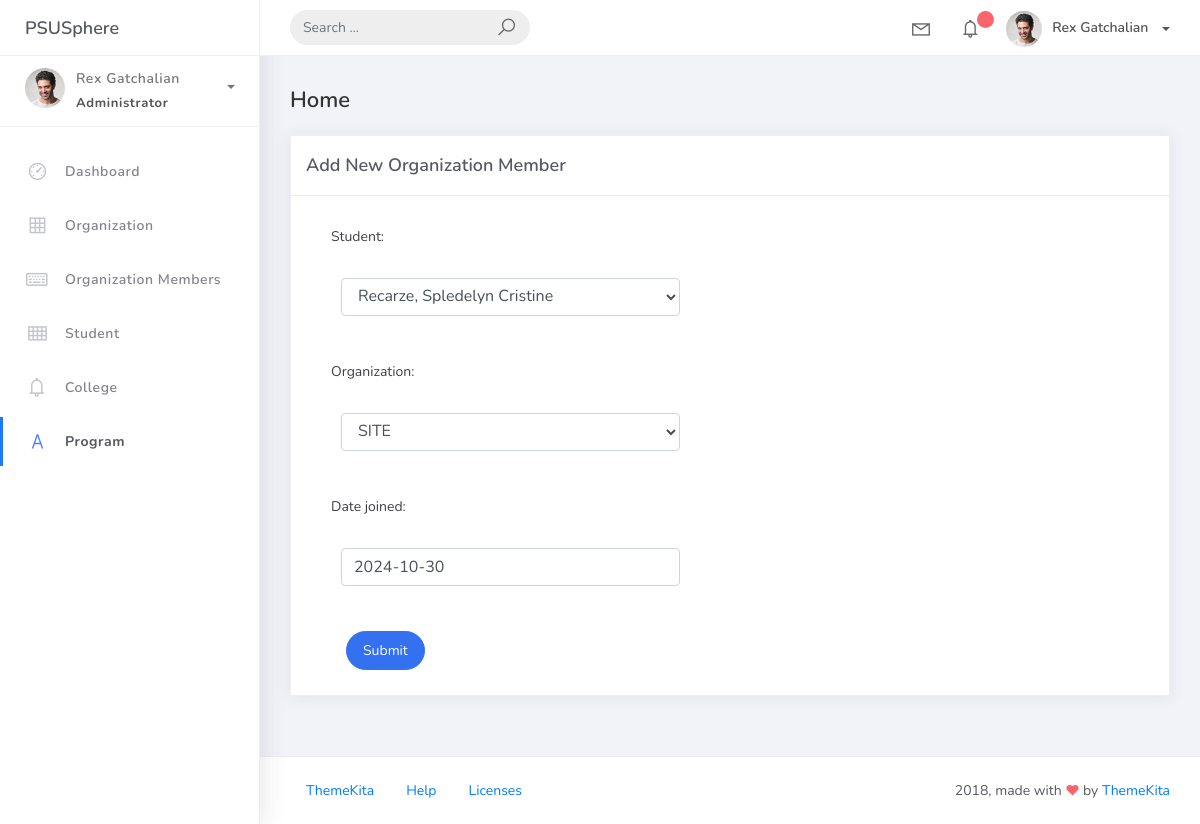
The app's page /orgmem/1/edit with its own data.
### psusphere/models.py (models this page shows, shortened)
class BaseModel(models.Model):
    created_at = models.DateTimeField(auto_now_add=True, db_index=True)
    updated_at = models.DateTimeField(auto_now=True)
    class Meta:
        abstract = True

class OrgMember(BaseModel):
    student = models.ForeignKey(Student, on_delete=models.CASCADE)
    organization = models.ForeignKey(Organization, on_delete=models.CASCADE)
    date_joined = models.DateField()

### psusphere/views.py (the view, shortened to what this page needs)
# urls.py: path('orgmem/<pk>/edit', OrgMemberUpdateView.as_view(), name='orgmem_edit'),
class OrgMemberUpdateView(UpdateView):
    model = OrgMember
    fields = "__all__"
    context_object_name = "org_mem"
    template_name = "orgmember/orgmem_form.html"
    success_url = reverse_lazy('org_mem')

### psusphere/models.py (called while the page is built)
    def __str__(self):
        return self.name

    def __str__(self):
        return f"{self.lastname}, {self.firstname}"

### projectsite/templates/orgmember/orgmem_form.html (shortened to what this page needs)
{% extends 'base.html' %}
{% load static %}
{% block content %}
<div class="content">
    <div class="container-fluid">
        <h4 class="page-title">Home</h4>
        <div class="row">
            <div class="col-md-12">
                <div class="card">
                    <div class="card-header">
                        <div class="card-title">Add New Organization Member</div>
                    </div>
                    <div class="col-md-6">
                        <div class="card-body">
                            <form action="" method="post" novalidate>
                                {% include 'includes/form.html' %}
                                <div class="form-group">
                                    <div class="col-md-12 col-sm-3">
                                        <button type="submit" class="btn btn-primary btn-rounded">Submit</button>
                                    </div>
                                </div>
                            </form>
                        </div>
                    </div>
                </div>
            </div>
        </div>
    </div>
</div>
{% endblock %}

### projectsite/templates/includes/form.html (shortened to what this page needs)
{% load widget_tweaks %}
{% for field in form %}
<div class="field item form-group">
        <label>{{ field.label_tag }}</label>
    <div class="form-group">
        {% render_field field class="form-control" %}
    </div>
</div>
{% endfor %}

### records on screen
OrgMember: student "Recarze, Spledelyn Cristine" "SITE" "2024-10-30"

### other values on screen
{{ field.label_tag }} "Student:" "Organization:" "Date joined:"
